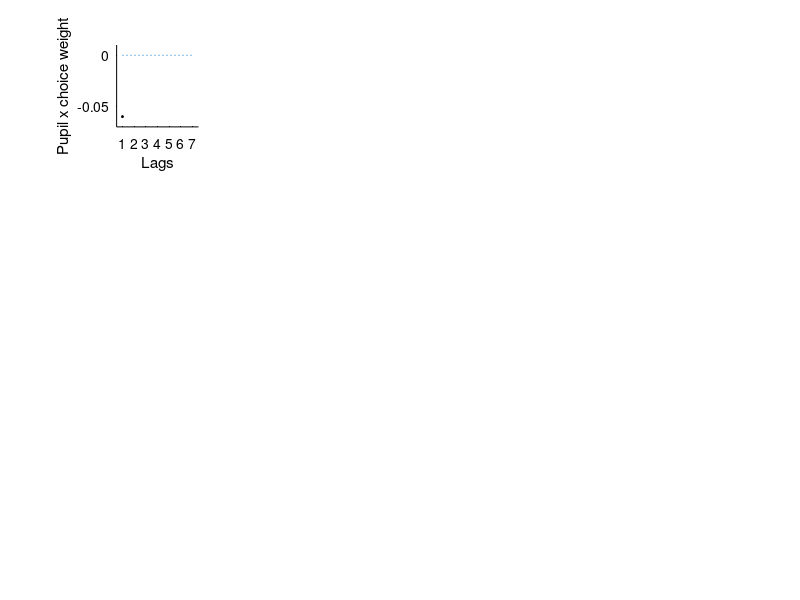

The MATLAB script that drew this image: (Note: this script raises an error after producing the figure.)
% plot the history kernels, only mean +- sem
global mypath
close all
subplot(441);
plot([1 7], [0 0], ':'); hold on;
set(gca, 'ycolor', 'k', 'xtick', 1:7, 'ytick', [-0.1:0.05:0.1], ...
    'ylim', [-.07 .01], 'xlim', [0.5 7.5], 'box', 'off', 'xminortick', 'off');
ylabel('Pupil x choice weight');
set(gca, 'xcolor', 'k', 'ycolor', 'k', 'linewidth', 0.5);
xlabel('Lags'); axis square;
plot(1, -0.06, '*k', 'markersize', 2);
load(sprintf('%s/Data/GrandAverage/historyweights_%s.mat', mypath, 'pupil+rt'));
boundedline(1:7, mean(dat.response_pupil), std(dat.response_pupil) ./ sqrt(27), 'k');

print(gcf, '-dpdf', sprintf('%s/Figures/pupilLags.pdf', mypath));
